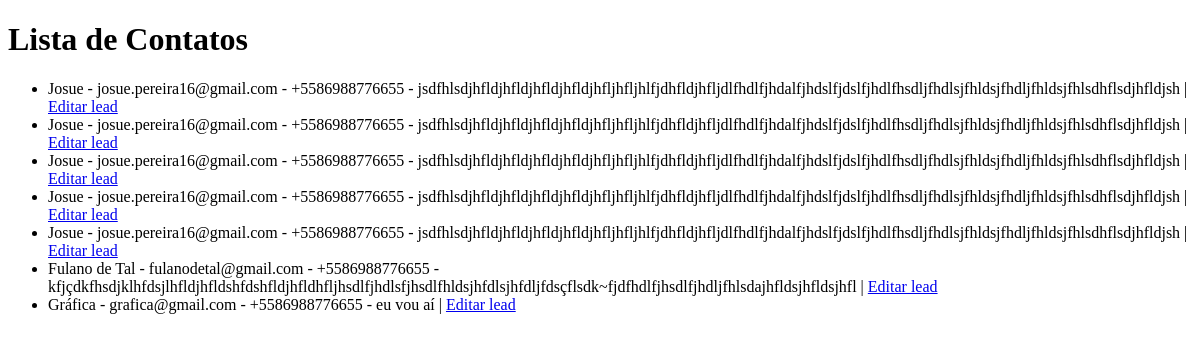
The page /lista-de-leads on the database as committed earlier.
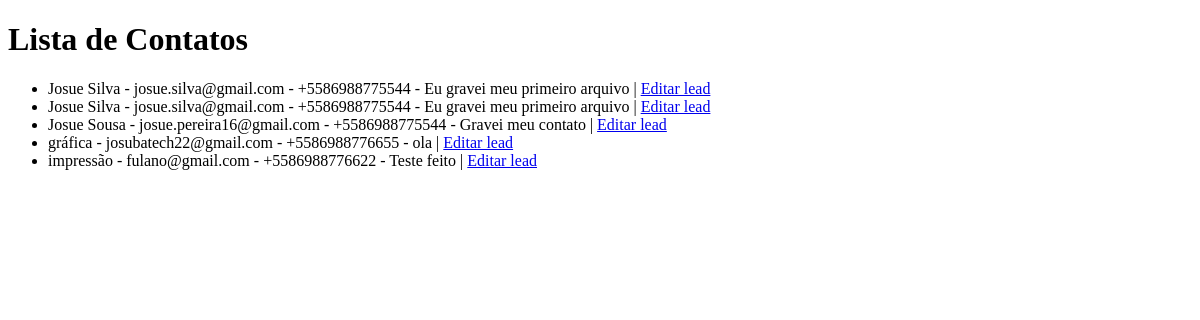
The same page on the database as committed later.
### apps/formulario/models.py (models this page shows, shortened)
class Lead(models.Model):
    nome = models.CharField(max_length=100)
    foto = models.ImageField(upload_to='fotos/')
    email = models.EmailField()
    telefone = PhoneNumberField(region='BR')
    mensagem = models.TextField(blank=True, null=True)

### apps/formulario/views.py (the view)
# urls.py: path('lista-de-leads', VerLeads, name='lista_leads'),
def VerLeads(request):
    leads_lista = Lead.objects.all()
    return render(request, 'lista_leads.html', {'leads': leads_lista})

### templates/lista_leads.html (shortened to what this page needs)
<!DOCTYPE html>
<html>
    <head>
    </head>
    <body>
        <h1>Lista de Contatos</h1>
        <ul>
            {% for lead in leads %}
                <li>{{ lead.nome }} - {{ lead.email }} - {{ lead.telefone }} - {{ lead.mensagem }} | <a href="{% url 'pg_editar_lead' lead.id %}">Editar lead</a></li>
            {% endfor %}
        </ul>
    </body>
</html>

Rows that differ between the two databases and show on the page:
removed Lead: nome "Fulano de Tal", email "fulanodetal@gmail.com", telefone "+5586988776655", mensagem "kfjçdkfhsdjklhfdsjlhfldjhfldshfdshfldjhfldhfljhsdlfjhdlsfjhsdlfhldsjhfdlsjhfdljfdsçflsdk~fjdfhdlfjhsdlfjhdljfhlsdajhfldsjhfldsjhfl"
removed Lead: nome "Gráfica", email "grafica@gmail.com", telefone "+5586988776655", mensagem "eu vou aí"
changed Lead (number 1 of 5 on the later page): nome "Josue" → "Josue Silva"; email "josue.pereira16@gmail.com" → "josue.silva@gmail.com"; telefone "+5586988776655" → "+5586988775544"; mensagem "jsdfhlsdjhfldjhfldjhfldjhfldjhfljhfljhlfjdhfldjhfljdlfhdlfjhdalfjhdslfjdslfjhdlfhsdljfhdlsjfhldsjfhdljfhldsjfhlsdhflsdjhfldjsh" → "Eu gravei meu primeiro arquivo"
changed Lead (number 2 of 5 on the later page): nome "Josue" → "Josue Silva"; email "josue.pereira16@gmail.com" → "josue.silva@gmail.com"; telefone "+5586988776655" → "+5586988775544"; mensagem "jsdfhlsdjhfldjhfldjhfldjhfldjhfljhfljhlfjdhfldjhfljdlfhdlfjhdalfjhdslfjdslfjhdlfhsdljfhdlsjfhldsjfhdljfhldsjfhlsdhflsdjhfldjsh" → "Eu gravei meu primeiro arquivo"
changed Lead "josue.pereira16@gmail.com": nome "Josue" → "Josue Sousa"; telefone "+5586988776655" → "+5586988775544"; mensagem "jsdfhlsdjhfldjhfldjhfldjhfldjhfljhfljhlfjdhfldjhfljdlfhdlfjhdalfjhdslfjdslfjhdlfhsdljfhdlsjfhldsjfhdljfhldsjfhlsdhflsdjhfldjsh" → "Gravei meu contato"
changed Lead: nome "Josue" → "gráfica"; email "josue.pereira16@gmail.com" → "josubatech22@gmail.com"; mensagem "jsdfhlsdjhfldjhfldjhfldjhfldjhfljhfljhlfjdhfldjhfljdlfhdlfjhdalfjhdslfjdslfjhdlfhsdljfhdlsjfhldsjfhdljfhldsjfhlsdhflsdjhfldjsh" → "ola"
changed Lead: nome "Josue" → "impressão"; email "josue.pereira16@gmail.com" → "fulano@gmail.com"; telefone "+5586988776655" → "+5586988776622"; mensagem "jsdfhlsdjhfldjhfldjhfldjhfldjhfljhfljhlfjdhfldjhfljdlfhdlfjhdalfjhdslfjdslfjhdlfhsdljfhdlsjfhldsjfhdljfhldsjfhlsdhflsdjhfldjsh" → "Teste feito"
